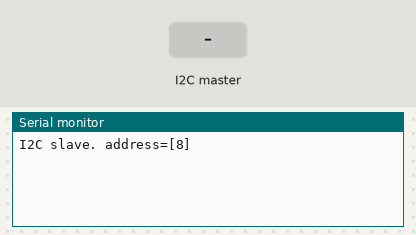
Recording of a sketch running on a simulated Arduino Uno, built with avr-gcc and run on an emulated ATmega328P. Parts: the last lines printed to the serial monitor. The test bench sets the inputs (shaded band).

Above: at 1.2 s.
1.3 s: the I2C master sends the byte 1
At 2.4 s:
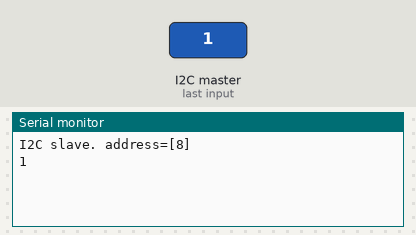
2.8 s: the I2C master sends the byte 0
At 3.6 s:
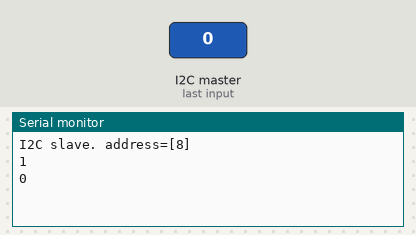

Measured:
- after the input at 1.3 s, the serial monitor: prints a new line at once (image 1)
- after the input at 2.8 s, the serial monitor: prints a new line at once (image 2)

The sketch:

I2C_slave.ino
```cpp
#include "Wire.h"

volatile byte receiveValue = 0;
volatile boolean received = false;
int address = 0x08; // I2Cスレーブのアドレス

void setup() {
  Wire.begin(address);
  Wire.onReceive(dataReceive);
  Wire.onRequest(requestEvent);

  Serial.begin(9600);
  Serial.print("I2C slave. address=");
  Serial.print("[");
  Serial.print(address,HEX);
  Serial.println("]");
}

void loop() {
  if (received) {
    Serial.println(receiveValue);
    received = false;
  }
}

void dataReceive(int number) {
  if(Wire.available()) {
    receiveValue = Wire.read();
    received = true;
  }
}

void requestEvent() {
  Wire.write(receiveValue+1);
}
```
